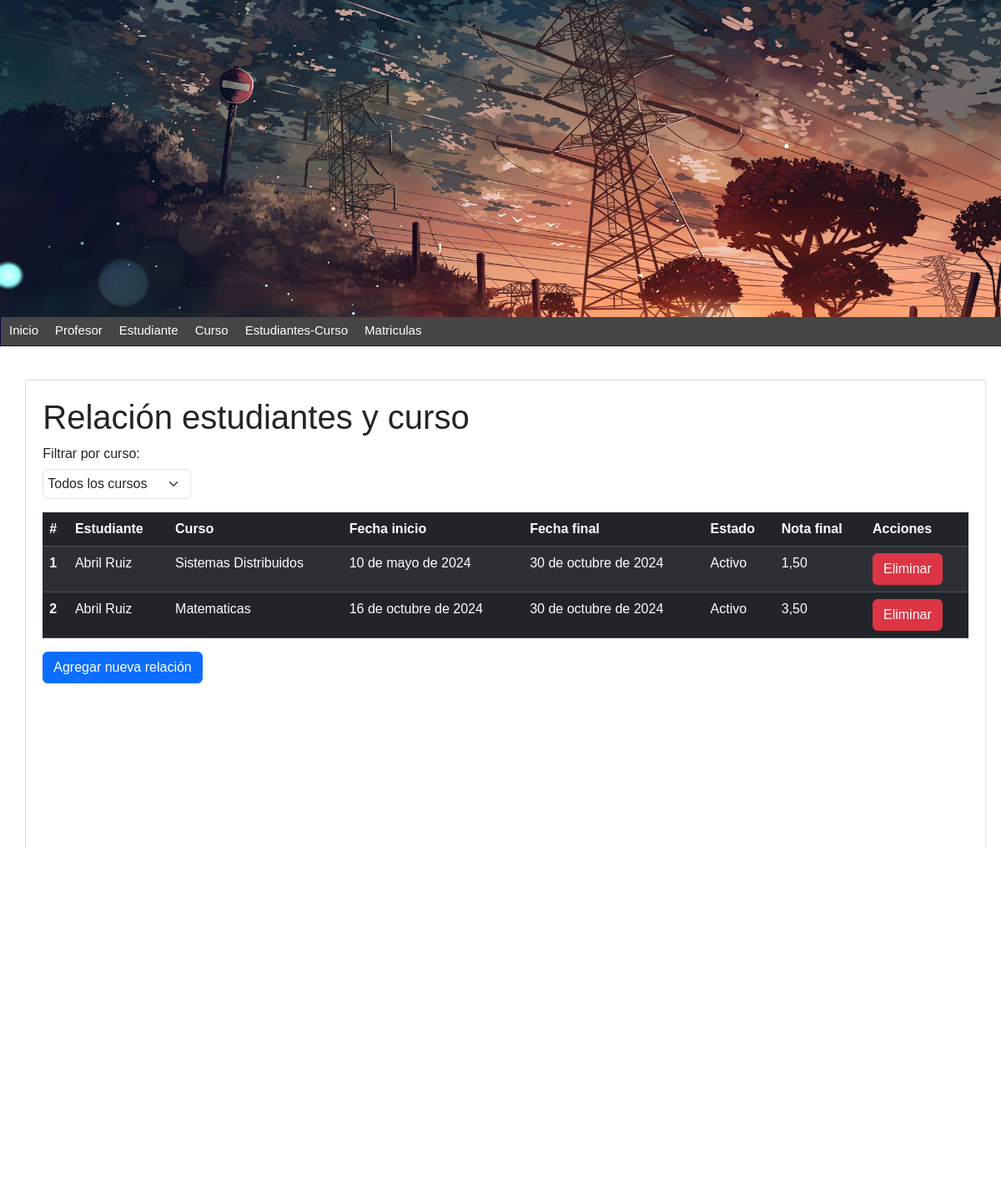
The app's page /estudiantes-curso/ with its own data.
### estudiante_curso/models.py (models this page shows, shortened)
class EstudianteCurso(models.Model):
    estudiante = models.ForeignKey(Persona, on_delete=models.CASCADE, related_name='cursos')
    curso = models.ForeignKey(curso, on_delete=models.CASCADE)
    fechaInicio = models.DateField()
    fechaFinal = models.DateField()
    estado = models.CharField(max_length=100)
    notaFinal = models.DecimalField(max_digits=3, decimal_places=2)
    class Meta:
        db_table = 'Estudiantes_Cursos'

### persona/models.py (models this page shows, shortened)
class Persona(models.Model):
    nombre = models.CharField(max_length=100)
    apellidos = models.CharField(max_length=100)
    dni = models.CharField(max_length=10, unique=True)  # dni unico
    telefono = models.CharField(max_length=10)
    email = models.EmailField()
    fecha_nacimiento = models.DateField()
    rol = models.CharField(max_length=20)
    created_at = models.DateTimeField(auto_now_add=True)
    class Meta:
        db_table = 'persona'

### estudiante_curso/views.py (the view)
# urls.py: path('estudiantes-curso/', Estudiante_Curso, name='lista-estudiantes-cursos'),
def Estudiante_Curso(request):
    cursos = curso.objects.all()  # Obtener todos los cursos para el filtro
    curso_seleccionado = request.GET.get('curso')  # Obtener el curso seleccionado
    if curso_seleccionado:
        estudiantes_cursos = EstudianteCurso.objects.filter(curso_id=curso_seleccionado)  # Filtrar por curso seleccionado
    else:
        estudiantes_cursos = EstudianteCurso.objects.all()  # Mostrar todas las relaciones si no hay curso seleccionado
    return render(request, 'lista_est_cur.html', {
        'title': 'Relación estudiantes y curso',
        'estudiantes_cursos': estudiantes_cursos,
        'cursos': cursos,  # Pasar los cursos para el filtro
        'curso_seleccionado': curso_seleccionado  # Pasar el curso seleccionado para mantenerlo en el formulario
    })

### estudiante_curso/templates/lista_est_cur.html (shortened to what this page needs)
{% extends "index.html" %}
{% block content %}
    <h1>{{ title }}</h1>
    <form method="get" class="mb-3">
        <label for="curso">Filtrar por curso:</label>
        <select name="curso" id="curso" class="form-select" onchange="this.form.submit()">
            <option value="">Todos los cursos</option>
        </select>
    </form>
    <table class="table table-dark table-striped">
        <thead>
            <tr>
                <th scope="col">#</th>
                <th scope="col">Estudiante</th>
                <th scope="col">Curso</th>
                <th scope="col">Fecha inicio</th>
                <th scope="col">Fecha final</th>
                <th scope="col">Estado</th>
                <th scope="col">Nota final</th>
                <th scope="col">Acciones</th>
            </tr>
        </thead>
        <tbody>
            {% for estudiante_curso in estudiantes_cursos %}
            <tr>
                <th scope="row">{{ forloop.counter }}</th>
                <td>{{ estudiante_curso.estudiante.nombre }} {{ estudiante_curso.estudiante.apellidos }}</td>
                <td>{{ estudiante_curso.curso.nombre }}</td>
                <td>{{ estudiante_curso.fechaInicio }}</td>
                <td>{{ estudiante_curso.fechaFinal }}</td>
                <td>{{ estudiante_curso.estado }}</td>
                <td>{{ estudiante_curso.notaFinal }}</td>
                <td>
                    <a href="{% url 'eliminar-estudiante-curso' estudiante_curso.id %}" class="btn btn-danger" onclick="return confirm('¿Estás seguro que deseas eliminar esta relación?');">Eliminar</a>
                </td>
            </tr>
            {% endfor %}
        </tbody>
    </table>
    <a href="{% url 'formulario_estudiante_curso' %}" class="btn btn-primary">Agregar nueva relación</a>
{% endblock %}

### mainApp/static/css/styles.css (style rules this page uses)
* { margin: 0px; padding: 0px; font-family: Arial, Helvetica, sans-serif; text-decoration: none; }
body { background-color: #f2f2f2; }
.box form { width: 40%; }
.box form input, .box form label { display: block; border-radius: 3px; height: 30px; }
.box form select { display: block; margin-bottom: 15px; width: 40%; padding: 5px; }

### records on screen
EstudianteCurso: estudiante.nombre "Abril", estudiante.apellidos "Ruiz", curso.nombre "Sistemas Distribuidos", fechaInicio "10 de mayo de 2024", fechaFinal "30 de octubre de 2024", estado "Activo", notaFinal "1,50"
EstudianteCurso: estudiante.nombre "Abril", estudiante.apellidos "Ruiz", curso.nombre "Matematicas", fechaInicio "16 de octubre de 2024", fechaFinal "30 de octubre de 2024", estado "Activo", notaFinal "3,50"

### other values on screen
{{ title }} "Relación estudiantes y curso"
